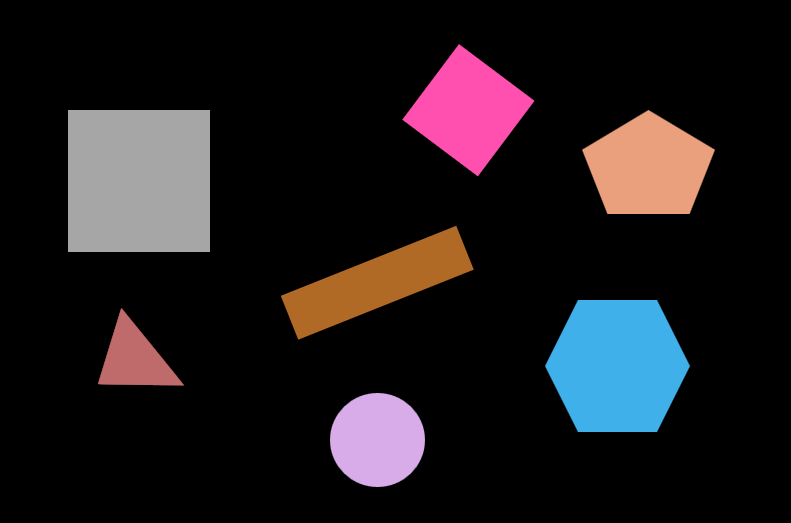
#> input picture InterfacageNumerique/TP/bloc_VI_2026/codes/step_by_step/_data/forms_vi.png, 791 x 523 px
$ python 22_detection_forme_cercles.py
#> lines starting #> are read from the running program, lines starting #| are printed output that depends on the picture; after the words box and inside, x2 and y2 are one past the last pixel; in counts of white or black regions, pixels touching at a corner belong together
### InterfacageNumerique/TP/bloc_VI_2026/codes/step_by_step/form_detection.py
import cv2
import numpy as np


def detect_shape(contour, min_area=20, approx_factor=0.1):
    """
    :param contour:     Contour fourni par la fonction cv2.findContours
    :param min_area:    Surface minimale à détecter
    :param approx_factor:   Facteur d'approximation des formes
    :return:            shape, approx, peri
    """
    area = cv2.contourArea(contour)
    if area < min_area:
        return None, None, None

    peri = cv2.arcLength(contour, True)
    approx = cv2.approxPolyDP(contour, approx_factor * peri, True)
    n = len(approx)

    if n == 3:
        shape = "Triangle"
    elif n == 4:
        rect = cv2.minAreaRect(contour)
        w, h = rect[1]
        if h == 0 or w == 0:
            shape = "Inconnu"
        else:
            ratio = max(w, h) / min(w, h)
            shape = "Carre" if 0.90 < ratio < 1.10 else "Rectangle"
    elif n == 5:
        shape = "Pentagone"
    else:
        shape = f"{n}-gon"

    return shape, approx, peri


def detect_circles(image, minDist=30, minRadius=10, maxRadius=100):
    """
    :param image:   Image en nuance de gris dans laquelle on cherche des cercles
    :param minDist: Distance minimale entre les cercles
    :return:        Retourne une liste des coordonnées des centres et du rayon  (x, y, r)
    """
    circles = cv2.HoughCircles(
        image,
        cv2.HOUGH_GRADIENT,
        dp=1.2,
        minDist=minDist,
        param1=50,
        param2=30,
        minRadius=minRadius,
        maxRadius=maxRadius
    )
    if circles is not None:
        circles = np.round(circles[0, :]).astype("int")
    return circles

### InterfacageNumerique/TP/bloc_VI_2026/codes/step_by_step/22_detection_forme_cercles.py
import cv2
import numpy as np
from matplotlib import pyplot as plt
from form_detection import detect_shape, detect_circles


# Parameters
MIN_AREA = 1000
APPROX_FACTOR = 0.01

img_gray = cv2.imread('./_data/forms_vi.png', cv2.IMREAD_GRAYSCALE)
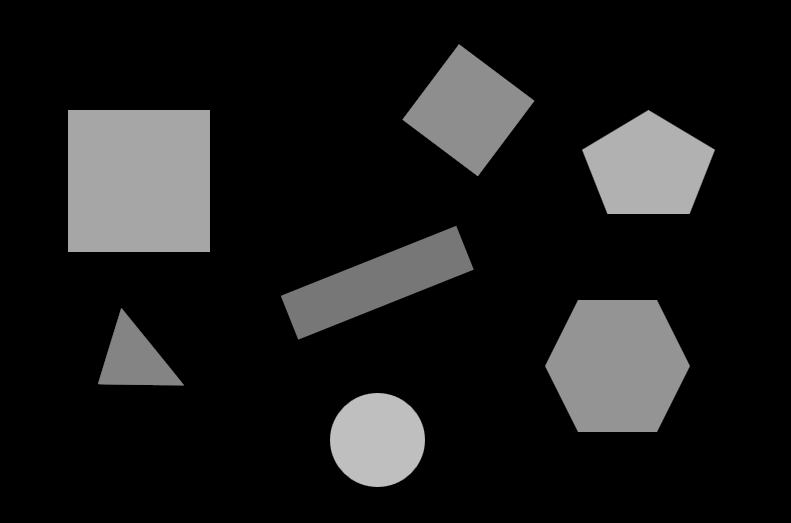
#> img_gray: shape (523, 791); min 0, max 191, mean 27.4

_, img_thresh = cv2.threshold(
    img_gray, 0, 255, cv2.THRESH_BINARY + cv2.THRESH_OTSU
)
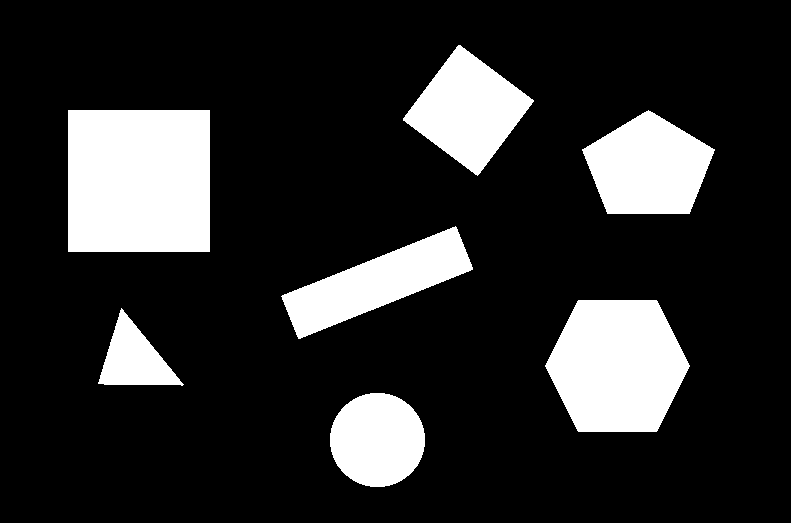
#> img_thresh: shape (523, 791); 17.6% white; 7 white regions

# Image de sortie (couleur)
img_out = cv2.cvtColor(img_gray, cv2.COLOR_GRAY2BGR)

# Détection Contours
contours, _ = cv2.findContours(img_thresh, cv2.RETR_LIST, cv2.CHAIN_APPROX_TC89_KCOS)
#> contours = 7 contours; box (x1, y1, x2, y2) and area: (68, 110, 210, 252) 19881, (545, 301, 690, 431) 14455, (582, 110, 715, 214) 9445, (403, 45, 533, 176) 8782, (281, 226, 473, 339) 8708, (330, 393, 425, 487) 6966, (98, 308, 184, 385) 3265
# Tri des contours
contours = sorted(contours, key=cv2.contourArea, reverse=True)

print(f'Number of contours: {len(contours)}')
#| Number of contours: 7

# Traitement de tous les contours
for cnt in contours:
    area = cv2.contourArea(cnt)
    if area > MIN_AREA:
        shape, approx, peri = detect_shape(cnt, min_area=MIN_AREA, approx_factor=APPROX_FACTOR)
        if shape is not None:
            cv2.drawContours(img_out, [approx], -1, (255, 0, 0), 2)

            # Centre du contour
            M = cv2.moments(cnt)
            if M["m00"] != 0:
                cX = int(M["m10"] / M["m00"])
                cY = int(M["m01"] / M["m00"])
                print(f'Shape : {shape} / cX: {cX} - cY: {cY} / Area : {area}')
                cv2.putText(img_out, shape, (cX - 30, cY), cv2.FONT_HERSHEY_SIMPLEX, 0.6, (0, 0, 255), 2)
#> this loop made 7 passes
#> (peri, approx, n in detect_shape, rect in detect_shape, w in detect_shape, h in detect_shape, ratio in detect_shape) on passes 1, 4, 5: (564, [[68, 110], [68, 251], [209, 251], [209, 110]], 4, ((138.5, 180.5), (141, 141), -90), 141, 141, 1), (372.7, [[458, 45], [403, 120], [477, 175], [532, 99]], 4, ((467.8, 109.7), (94.2, 94.2), -53.13), 94.2, 94.2, 1), (467.1, [[455, 226], [281, 296], [298, 338], [472, 269]], 4, ((376.8, 282.2), (188.5, 46.92), -21.73), 188.5, 46.92, 4.02)
#> (peri, approx, n in detect_shape, shape, cX, cY) on pass 7: (262.3, [[121, 308], [98, 383], [183, 384]], 3, 'Triangle', 133, 358)
#| Shape : Carre / cX: 138 - cY: 180 / Area : 19881.0
#| Shape : 6-gon / cX: 617 - cY: 365 / Area : 14455.0
#| Shape : Pentagone / cX: 647 - cY: 166 / Area : 9445.0
#| Shape : Carre / cX: 467 - cY: 109 / Area : 8782.0
#| Shape : Rectangle / cX: 376 - cY: 282 / Area : 8707.5
#| Shape : 14-gon / cX: 377 - cY: 439 / Area : 6966.0
#| Shape : Triangle / cX: 133 - cY: 358 / Area : 3265.0
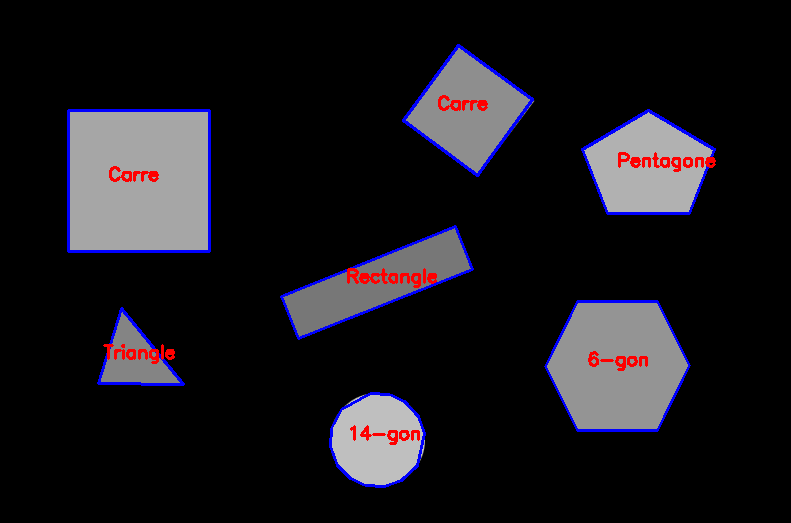
#> img_out: shape (523, 791, 3); mean B, G, R 28.9, 24.1, 26.3


circles_res = detect_circles(img_gray)
#> in detect_circles, `circles = cv2.HoughCircles( image, cv2.HOUGH_GRADIENT, dp=1.2, minDist..`: circles = [[377.4, 439.8, 46.6]]
#> in detect_circles, `circles = np.round(circles[0, :]).astype("int")`: circles = [[377, 440, 47]]
#> circles_res = [[377, 440, 47]]
for (x, y, r) in circles_res:
    cv2.circle(img_out, (x, y), r, (0, 255, 0), 3)
    cv2.putText(img_out, "Cercle", (x - 20, y),
                cv2.FONT_HERSHEY_SIMPLEX, 0.5, (0, 255, 0), 2)
#> this loop made 1 pass
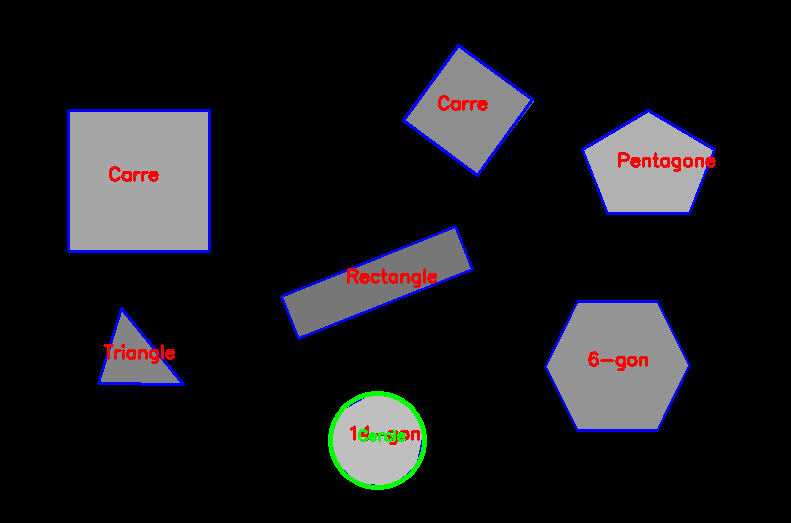
#> img_out: shape (523, 791, 3); 0.44% of pixels changed, all inside (x1, y1, x2, y2) = (328, 391, 427, 490)

# =========================
#   AFFICHAGE
# =========================
plt.figure()
plt.imshow(img_gray, cmap='gray')
plt.title("Image Initiale")

plt.figure()
plt.imshow(img_thresh, cmap='gray')
plt.title("Seuil Otsu")

plt.figure()
plt.imshow(img_out)
plt.title("Formes détectées (polygones + cercles)")

plt.show()
